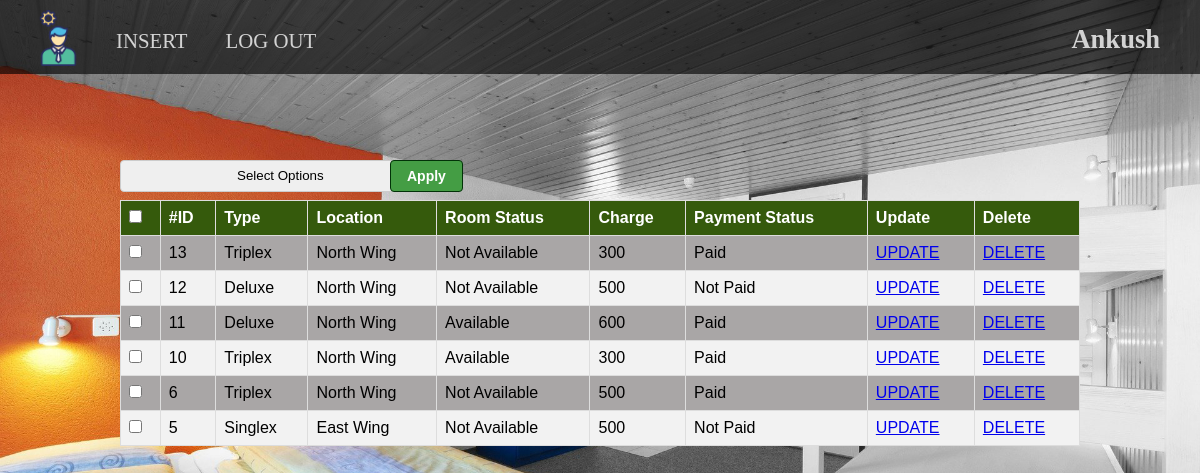
The app's page /admin.php (signed in) with its own data.
### tables this page shows
CREATE TABLE `room` (
  `room_id` int(11) NOT NULL,
  `room_type` varchar(255) NOT NULL,
  `room_location` varchar(255) NOT NULL,
  `room_status` varchar(255) NOT NULL,
  `room_charge` varchar(255) NOT NULL,
  `room_payment_status` varchar(255) NOT NULL
);

### includes/view_all_rooms.php (the view, shortened to what this page needs)
<form action="" method="post">
    <div class="table">
        <table id="admin">
        <div id="bulkOptionsContainer">
            <select class="form-control" name="bulk_options" id="">
            <option value="">Select Options</option>
            </select>
        </div>
        <div id="btnApply">
            <input type="submit" name="submit" class="btn" value="Apply">
        </div>
            <thead>
                <tr>
                    <th><input type="checkbox" id="selectAllBoxes"></th>
                    <th>#ID</th>
                    <th>Type</th>
                    <th>Location</th>
                    <th>Room Status</th>
                    <th>Charge</th>
                    <th>Payment Status</th>
                    <th>Update</th>
                    <th>Delete</th>
                </tr>
            </thead>
            <tbody>
            <?php
                $query = "SELECT * FROM room ORDER BY room_id DESC ";
                $select_room = mysqli_query($connection, $query);
                while($row = mysqli_fetch_assoc($select_room)) {
                    $room_id = $row['room_id'];
                    $room_type = $row['room_type'];
                    $room_location = $row['room_location'];
                    $room_charge = $row['room_charge'];
                    $room_status = $row['room_status'];
                    $room_payment_status = $row['room_payment_status'];
                    echo "<tr>";
            ?>
                    <td> <input type='checkbox' class='checkBoxes' name='checkboxArray[]' value='<?php echo $room_id; ?>'> </td>
                <?php
                    echo"<td>$room_id</td>";
                    echo"<td>$room_type</td>";
                    echo"<td>$room_location</td>";
                    echo"<td>$room_status</td>";
                    echo"<td>$room_charge</td>";
                    echo"<td>$room_payment_status</td>";
                    echo "<td><a href='admin.php?source=update_room&r_id={$room_id}'>UPDATE</a></td>";
                    echo "<td><a onClick=\"javascript: return confirm('Are you sure you want to delete'); \" href='admin.php?delete={$room_id}'>DELETE</a></td>";
                    echo "</tr>";
                }
                ?>
            </tbody>
        </table>
    </div>
</form>

### css/admin.css (style rules this page uses)
* { margin: 0; padding: 0; box-sizing: border-box; }
body { background-image: url(../images/room.jpg); background-size: 100%; background-repeat: no-repeat; background-attachment: fixed; }
#admin { position: absolute; top: 25%; left: 10%; font-family: Arial, Helvetica, sans-serif; border-collapse: collapse; width: 80%; }
#bulkOptionsContainer { position: absolute; top: 20%; left: 10%; }
#bulkOptionsContainer select { padding: 0.4rem; padding-inline: 7rem; border: 1px solid #ccc; border-radius: 4px; box-sizing: border-box; outline: none; }
#btnApply { position: absolute; top: 20%; left: 32.5%; }
.btn { border-radius: 4px; font-size: 14px; padding: 0.45rem 1rem; color: white; font-weight: bold; border: 1px solid #023208; background-color: #449d44; }
#admin tbody td, #admin thead th { border: 1px solid #ddd; padding: 8px; }
#admin tr:nth-child(even) { background-color: #f2f2f2; }
#admin tr:nth-child(odd) { background-color: #a9a6a6; }
#admin th { padding-top: 12px; padding-bottom: 12px; text-align: left; background-color: rgb(53, 90, 12); color: white; }

### records on screen
room: room_id "13", room_type "Triplex", room_location "North Wing", room_status "Not Available", room_charge "300", room_payment_status "Paid"
room: room_id "12", room_type "Deluxe", room_location "North Wing", room_status "Not Available", room_charge "500", room_payment_status "Not Paid"
room: room_id "11", room_type "Deluxe", room_location "North Wing", room_status "Available", room_charge "600", room_payment_status "Paid"
room: room_id "10", room_type "Triplex", room_location "North Wing", room_status "Available", room_charge "300", room_payment_status "Paid"
room: room_id "6", room_type "Triplex", room_location "North Wing", room_status "Not Available", room_charge "500", room_payment_status "Paid"
room: room_id "5", room_type "Singlex", room_location "East Wing", room_status "Not Available", room_charge "500", room_payment_status "Not Paid"

### other values on screen
$_SESSION['firstname'] "Ankush"
